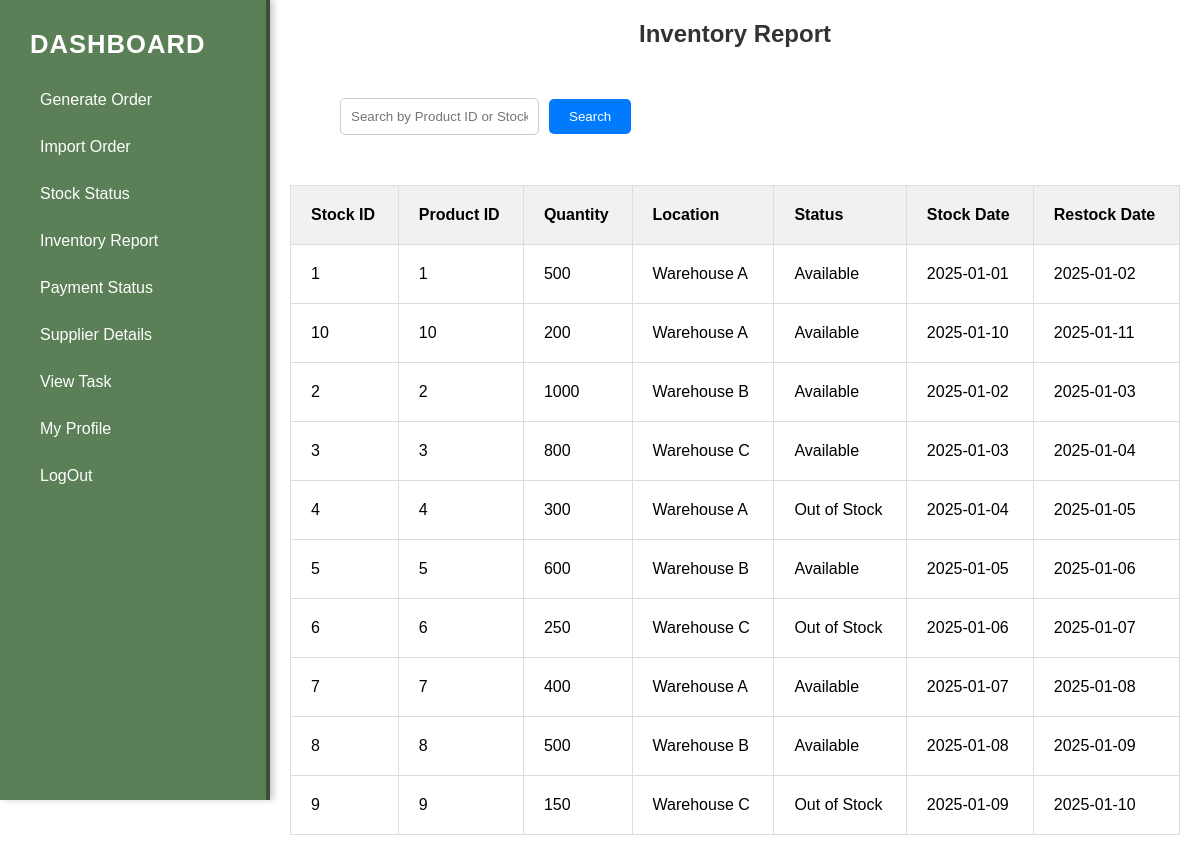
The page /inviewinreport.php on the database its author committed.
### tables this page shows
CREATE TABLE `pstock` (
  `sid` varchar(10) NOT NULL,
  `pid` varchar(20) NOT NULL,
  `quantity` int(10) NOT NULL,
  `location` varchar(30) NOT NULL,
  `status` varchar(20) NOT NULL,
  `sdate` date NOT NULL,
  `rsdate` date NOT NULL
);

### inviewinreport.php (the view, shortened to what this page needs)
<!DOCTYPE html>
<html>
<head>
<link rel="stylesheet" href="attendan.css">
</head>
<body>
    <aside class="sidebar">
        <div class="logo">Dashboard</div>
        <ul class="menu">
            <li><a href="ingenorder.html">Generate Order</a></li>
            <li><a href="invieworder.php">Import Order</a></li>
            <li><a href="imstock.html">Stock Status</a></li>
            <li><a href="Inventory.html">Inventory Report</a></li>
            <li><a href="Invpaymentstatus.php">Payment Status</a></li>
            <li><a href="invsdetail.php">Supplier Details</a></li>
            <li><a href="inviewtask.php">View Task</a></li>
            <li><a href="IMprofile.html">My Profile</a></li>
            <li><a href="StDashboard.html">LogOut</a></li>
        </ul>
    </aside>
    <main>
        <h1 class="head">Inventory Report</h1>
        <form name="order" method="get" onsubmit="return validateForm(event)">
            <div>
                <input class="" type="text" name="search" placeholder="Search by Product ID or Stock ID">
                <input type="submit" value="Search">
            </div>
        </form>
        <table>
            <thead>
                <tr>
                    <th>Stock ID</th>
                    <th>Product ID</th>
                    <th>Quantity</th>
                    <th>Location</th>
                    <th>Status</th>
                    <th>Stock Date</th>
                    <th>Restock Date</th>
                </tr>
            </thead>
            <tbody>
            <?php
            include('conf.php');
            $sql = "SELECT * FROM pstock";
            $result = $conn->query($sql);
            if ($result->num_rows > 0) {
                while ($row = $result->fetch_assoc()) {
                    echo "<tr>";
                    echo "<td>" . htmlspecialchars($row["sid"]) . "</td>";
                    echo "<td>" . htmlspecialchars($row["pid"]) . "</td>";
                    echo "<td>" . htmlspecialchars($row["quantity"]) . "</td>";
                    echo "<td>" . htmlspecialchars($row["location"]) . "</td>";
                    echo "<td>" . htmlspecialchars($row["status"]) . "</td>";
                    echo "<td>" . htmlspecialchars($row["sdate"]) . "</td>";
                    echo "<td>" . htmlspecialchars($row["rsdate"]) . "</td>";
                    echo "</tr>";
                }
            } else {
                echo "<tr><td colspan='7'>No stock found.</td></tr>";
            }
            ?>
            </tbody>
        </table>
    </main>
</body>
</html>

### attendan.css (style rules this page uses)
form { padding: 20px; margin: 20px; }
h1.head { text-align: center; font-size: 1.5em; font-family: Arial, Helvetica, sans-serif; color: #333; }
table { width: 100%; border-collapse: collapse; }
table thead { background-color: #f1f1f1; }
table th, table td { padding: 20px; text-align: left; border: 1px solid #ddd; }
div { display: flex; align-items: center; margin: 10px; }
input[type="text"] { padding: 10px; border: 1px solid #ccc; border-radius: 5px; margin-right: 10px; }
input[type="submit"] { padding: 10px 20px; background-color: #007bff; color: white; border: none; border-radius: 5px; cursor: pointer; transition: background-color 0.3s; }
* { margin: 0; padding: 0; box-sizing: border-box; font-family: 'Arial', sans-serif; }
.sidebar { position: fixed; left: 0; top: 0; width: 270px; height: 100vh; background-color: #5b7f56; color: white; overflow-y: auto; padding: 20px; box-shadow: 4px 0 6px rgba(0, 0, 0, 0.2); border-right: 4px solid #3c4d38; transition: all 0.3s ease; }
.sidebar .logo { font-size: 1.6rem; margin-bottom: 20px; font-weight: bold; text-transform: uppercase; color: #fff; letter-spacing: 1px; }
.sidebar ul { list-style: none; }
.sidebar ul li a { color: white; text-decoration: none; display: block; padding: 12px 20px; border-radius: 5px; transition: background-color 0.3s, padding 0.3s; margin: 5px 0; }
main { margin-left: 270px; padding: 20px; }

### rows shown on the page
pstock: sid "1", pid "1", quantity "500", location "Warehouse A", status "Available", sdate "2025-01-01", rsdate "2025-01-02"
pstock: sid "10", pid "10", quantity "200", location "Warehouse A", status "Available", sdate "2025-01-10", rsdate "2025-01-11"
pstock: sid "2", pid "2", quantity "1000", location "Warehouse B", status "Available", sdate "2025-01-02", rsdate "2025-01-03"
pstock: sid "3", pid "3", quantity "800", location "Warehouse C", status "Available", sdate "2025-01-03", rsdate "2025-01-04"
pstock: sid "4", pid "4", quantity "300", location "Warehouse A", status "Out of Stock", sdate "2025-01-04", rsdate "2025-01-05"
pstock: sid "5", pid "5", quantity "600", location "Warehouse B", status "Available", sdate "2025-01-05", rsdate "2025-01-06"
pstock: sid "6", pid "6", quantity "250", location "Warehouse C", status "Out of Stock", sdate "2025-01-06", rsdate "2025-01-07"
pstock: sid "7", pid "7", quantity "400", location "Warehouse A", status "Available", sdate "2025-01-07", rsdate "2025-01-08"
pstock: sid "8", pid "8", quantity "500", location "Warehouse B", status "Available", sdate "2025-01-08", rsdate "2025-01-09"
pstock: sid "9", pid "9", quantity "150", location "Warehouse C", status "Out of Stock", sdate "2025-01-09", rsdate "2025-01-10"
